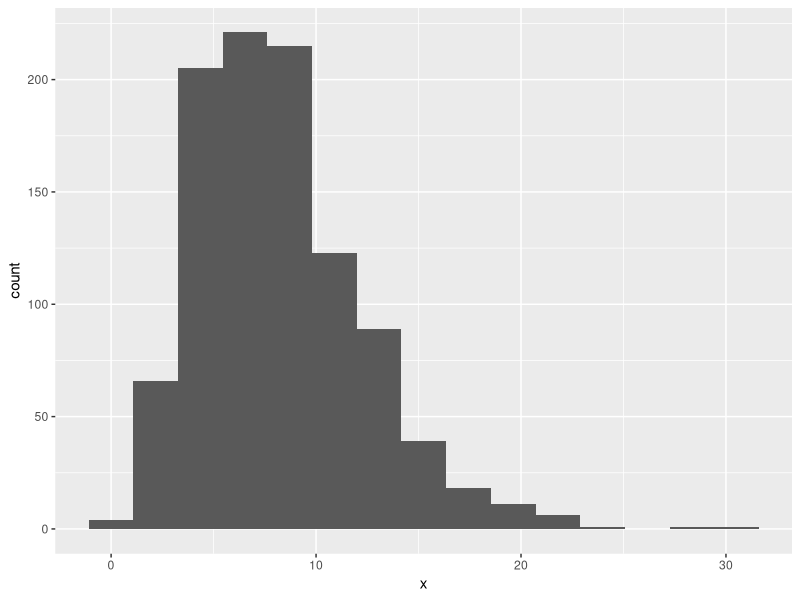

This chart was generated by the following R code:
## ---- chunk 1
library(tidyverse)
set.seed(457299)
## ---- chunk 2
replicate(10,mean(rnorm(100)))
## ---- chunk 3
tibble(rep=1:10) %>% 
  mutate(samples=map(rep,~rnorm(100))) %>% 
  mutate(means=map_dbl(samples,~mean(.)))
## ---- chunk 4
rerun(10,rnorm(100)) %>% 
  map_dbl(~mean(.))
## ---- chunk 5
rerun(1000,rnorm(15,8,4)) %>% 
  map_dbl(~t.test(.,mu=10)$p.value) -> 
pvals
table(pvals<=0.05)
## ---- chunk 6
power.t.test(n=15,delta=8-10,sd=4,type="one.sample",alternative="two.sided")
## ---- chunk 7
x=rgamma(1000,4,0.5)
ggplot(tibble(x),aes(x=x)) + geom_histogram(bins=15)
## ---- chunk 8
rerun(1000,rgamma(15,4,0.5)) %>% 
  map_dbl(~t.test(.,mu=10)$p.value) -> 
pvals
table(pvals<=0.05)
## ---- chunk 9
rerun(1000,rgamma(15,4,0.5)) %>% 
  map_dbl(~t.test(.,mu=8)$p.value) -> 
pvals
table(pvals<=0.05)
## ---- chunk 10
prop.test(46,1000)
## ---- chunk 11
prop.test(489,1000)
## ---- chunk 12
rerun(10000,rgamma(15,4,0.5)) %>% 
  map_dbl(~t.test(.,mu=10)$p.value) -> 
pvals
table(pvals<=0.05)
## ---- chunk 13
prop.test(4865,10000)
